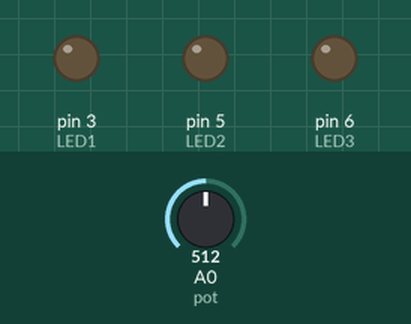
Simulated run of this sketch. Board: Arduino Uno, built with avr-gcc and run on an emulated ATmega328P. Shown: output pins drawn as LEDs (lit = HIGH). The test bench sets the inputs (shaded band); at power-on: A0 (pot) = 512. What the sketch prints to the serial monitor is not drawn.

Above: at 1.2 s.
1.3 s: A0 (pot) set to 272
2.8 s: A0 (pot) set to 255
At 4.0 s:
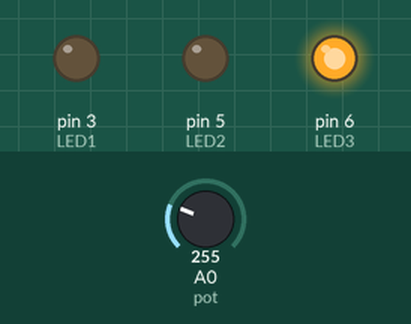
4.3 s: A0 (pot) set to 162
At 5.1 s:
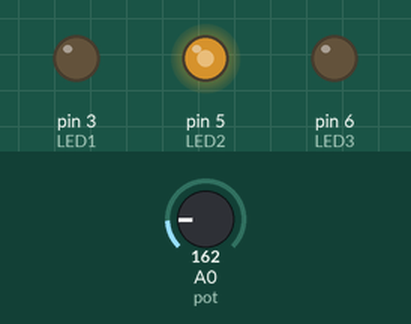
5.8 s: A0 (pot) set to 188
At 6.3 s:
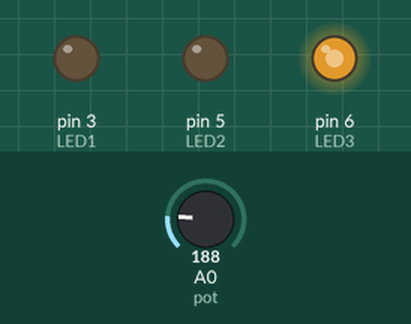
7.3 s: A0 (pot) set to 122
At 8.5 s:
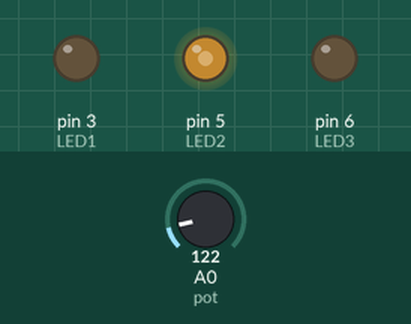
8.8 s: A0 (pot) set to 90
At 9.8 s:
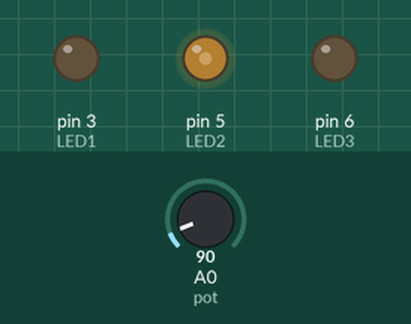
10.3 s: A0 (pot) set to 76
At 11.0 s:
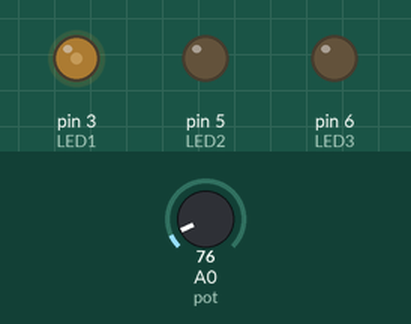
Timing chart, 0 to 12.8 s (numbered marks = the images above; inputs shaded):
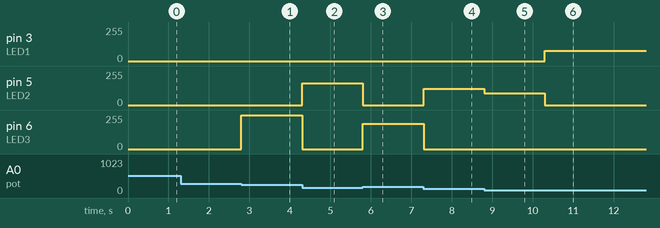

The sketch:

potentiometer.ino
```cpp
int pot=A0;
int LED1 = 3;
int LED2 = 5;
int LED3 = 6;
int POT_read;
int LED_;

void setup() {
  // put your setup code here, to run once:
  pinMode(pot,INPUT);
  pinMode(LED1,OUTPUT);
  pinMode(LED2,OUTPUT);
  pinMode(LED3,OUTPUT);
  Serial.begin(9600);
}

void loop() {
  // put your main code here, to run repeatedly:
  POT_read = analogRead(pot);
  LED_ =map(POT_read,0,1023,0,255);
  if(POT_read >= 0 && POT_read <= 85){
    analogWrite(LED1,POT_read);
    digitalWrite(LED2,LOW);
    digitalWrite(LED3,LOW);
  }
  else if(POT_read >= 86 && POT_read <= 171){
    analogWrite(LED2,POT_read);
    digitalWrite(LED1,LOW);
    digitalWrite(LED3,LOW);
  }
  else if(POT_read >= 172 && POT_read <= 255){
    analogWrite(LED3,POT_read);
    digitalWrite(LED2,LOW);
    digitalWrite(LED1,LOW);

  }
  Serial.println(LED_);
}
      
```

Measured:
- the behaviour switches between 256 and 255 on A0 (pot) (found by bisection; images 0 and 1)
- the behaviour switches between 171 and 172 on A0 (pot) (found by bisection; images 2 and 3)
- the behaviour switches between 86 and 85 on A0 (pot) (found by bisection; images 5 and 6)
- after the input at 2.8 s, pin 6 (LED3): 0/255 → 255/255 at once
- after the input at 4.3 s, pin 5 (LED2): 0/255 → 162/255 at once; pin 6 (LED3): 255/255 → 0/255 at once
- after the input at 5.8 s, pin 5 (LED2): 162/255 → 0/255 at once; pin 6 (LED3): 0/255 → 188/255 at once
- after the input at 7.3 s, pin 5 (LED2): 0/255 → 122/255 at once; pin 6 (LED3): 188/255 → 0/255 at once
- after the input at 8.8 s, pin 5 (LED2): 122/255 → 90/255 at once
- after the input at 10.3 s, pin 3 (LED1): 0/255 → 76/255 at once; pin 5 (LED2): 90/255 → 0/255 at once
